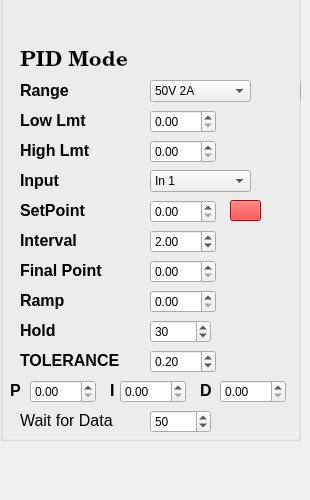
    <widget class="QWidget" name="tab_2">
     <attribute name="title">
      <string>OUTPUT 2</string>
     </attribute>
     <widget class="QGroupBox" name="groupBox_2">
      <property name="geometry">
       <rect>
        <x>0</x>
        <y>-50</y>
        <width>301</width>
        <height>491</height>
       </rect>
      </property>
      <property name="title">
       <string/>
      </property>
      <widget class="QLabel" name="label_21">
       <property name="geometry">
        <rect>
         <x>20</x>
         <y>130</y>
         <width>59</width>
         <height>21</height>
        </rect>
       </property>
       <property name="text">
        <string>&lt;html&gt;&lt;head/&gt;&lt;body&gt;&lt;p&gt;&lt;span style=&quot; font-size:12pt; font-weight:600;&quot;&gt;Range&lt;/span&gt;&lt;/p&gt;&lt;/body&gt;&lt;/html&gt;</string>
       </property>
      </widget>
      <widget class="QComboBox" name="comboBox_5">
       <property name="geometry">
        <rect>
         <x>150</x>
         <y>130</y>
         <width>101</width>
         <height>22</height>
        </rect>
       </property>
       <item>
        <property name="text">
         <string>50V 2A</string>
        </property>
       </item>
       <item>
        <property name="text">
         <string>50V .6A</string>
        </property>
       </item>
       <item>
        <property name="text">
         <string>50V .2A</string>
        </property>
       </item>
       <item>
        <property name="text">
         <string>20V 2A</string>
        </property>
       </item>
       <item>
        <property name="text">
         <string>20V .6A</string>
        </property>
       </item>
       <item>
        <property name="text">
         <string>20V .2A</string>
        </property>
       </item>
      </widget>
      <widget class="QDoubleSpinBox" name="doubleSpinBox_14">
       <property name="geometry">
        <rect>
         <x>150</x>
         <y>160</y>
         <width>66</width>
         <height>23</height>
        </rect>
       </property>
       <property name="maximum">
        <double>1000.000000000000000</double>
       </property>
      </widget>
      <widget class="QLabel" name="label_22">
       <property name="geometry">
        <rect>
         <x>20</x>
         <y>160</y>
         <width>81</width>
         <height>21</height>
        </rect>
       </property>
       <property name="text">
        <string>&lt;html&gt;&lt;head/&gt;&lt;body&gt;&lt;p&gt;&lt;span style=&quot; font-size:12pt; font-weight:600;&quot;&gt;Low Lmt&lt;/span&gt;&lt;/p&gt;&lt;/body&gt;&lt;/html&gt;</string>
       </property>
      </widget>
      <widget class="QLabel" name="label_23">
       <property name="geometry">
        <rect>
         <x>20</x>
         <y>190</y>
         <width>81</width>
         <height>21</height>
        </rect>
       </property>
       <property name="text">
        <string>&lt;html&gt;&lt;head/&gt;&lt;body&gt;&lt;p&gt;&lt;span style=&quot; font-size:12pt; font-weight:600;&quot;&gt;High Lmt&lt;/span&gt;&lt;/p&gt;&lt;/body&gt;&lt;/html&gt;</string>
       </property>
      </widget>
      <widget class="QDoubleSpinBox" name="doubleSpinBox_15">
       <property name="geometry">
        <rect>
         <x>150</x>
         <y>190</y>
         <width>66</width>
         <height>23</height>
        </rect>
       </property>
       <property name="maximum">
        <double>1000.000000000000000</double>
       </property>
      </widget>
      <widget class="QComboBox" name="comboBox_6">
       <property name="geometry">
        <rect>
         <x>150</x>
         <y>220</y>
         <width>101</width>
         <height>22</height>
        </rect>
       </property>
       <item>
        <property name="text">
         <string>In 1</string>
        </property>
       </item>
       <item>
        <property name="text">
         <string>In 2</string>
        </property>
       </item>
       <item>
        <property name="text">
         <string>In 3</string>
        </property>
       </item>
       <item>
        <property name="text">
         <string>In 4</string>
        </property>
       </item>
       <item>
        <property name="text">
         <string>Select</string>
        </property>
       </item>
      </widget>
      <widget class="QLabel" name="label_24">
       <property name="geometry">
        <rect>
         <x>20</x>
         <y>220</y>
         <width>59</width>
         <height>21</height>
        </rect>
       </property>
       <property name="text">
        <string>&lt;html&gt;&lt;head/&gt;&lt;body&gt;&lt;p&gt;&lt;span style=&quot; font-size:12pt; font-weight:600;&quot;&gt;Input&lt;/span&gt;&lt;/p&gt;&lt;/body&gt;&lt;/html&gt;</string>
       </property>
      </widget>
      <widget class="QLabel" name="label_25">
       <property name="geometry">
        <rect>
         <x>20</x>
         <y>250</y>
         <width>81</width>
         <height>21</height>
        </rect>
       </property>
       <property name="text">
        <string>&lt;html&gt;&lt;head/&gt;&lt;body&gt;&lt;p&gt;&lt;span style=&quot; font-size:12pt; font-weight:600;&quot;&gt;SetPoint&lt;/span&gt;&lt;/p&gt;&lt;/body&gt;&lt;/html&gt;</string>
       </property>
      </widget>
      <widget class="QDoubleSpinBox" name="doubleSpinBox_16">
       <property name="geometry">
        <rect>
         <x>300</x>
         <y>130</y>
         <width>66</width>
         <height>23</height>
        </rect>
       </property>
      </widget>
      <widget class="QDoubleSpinBox" name="doubleSpinBox_17">
       <property name="geometry">
        <rect>
         <x>150</x>
         <y>250</y>
         <width>66</width>
         <height>23</height>
        </rect>
       </property>
       <property name="maximum">
        <double>1000.000000000000000</double>
       </property>
      </widget>
      <widget class="QDoubleSpinBox" name="doubleSpinBox_18">
       <property name="geometry">
        <rect>
         <x>150</x>
         <y>280</y>
         <width>66</width>
         <height>23</height>
        </rect>
       </property>
       <property name="maximum">
        <double>1000.000000000000000</double>
       </property>
       <property name="value">
        <double>2.000000000000000</double>
       </property>
      </widget>
      <widget class="QLabel" name="label_26">
       <property name="geometry">
        <rect>
         <x>20</x>
         <y>280</y>
         <width>81</width>
         <height>21</height>
        </rect>
       </property>
       <property name="text">
        <string>&lt;html&gt;&lt;head/&gt;&lt;body&gt;&lt;p&gt;&lt;span style=&quot; font-size:12pt; font-weight:600;&quot;&gt;Interval&lt;/span&gt;&lt;/p&gt;&lt;/body&gt;&lt;/html&gt;</string>
       </property>
      </widget>
      <widget class="QLabel" name="label_27">
       <property name="geometry">
        <rect>
         <x>20</x>
         <y>310</y>
         <width>101</width>
         <height>21</height>
        </rect>
       </property>
       <property name="text">
        <string>&lt;html&gt;&lt;head/&gt;&lt;body&gt;&lt;p&gt;&lt;span style=&quot; font-size:12pt; font-weight:600;&quot;&gt;Final Point&lt;/span&gt;&lt;/p&gt;&lt;/body&gt;&lt;/html&gt;</string>
       </property>
      </widget>
      <widget class="QDoubleSpinBox" name="doubleSpinBox_19">
       <property name="geometry">
        <rect>
         <x>150</x>
         <y>310</y>
         <width>66</width>
         <height>23</height>
        </rect>
       </property>
       <property name="maximum">
        <double>1000.000000000000000</double>
       </property>
      </widget>
      <widget class="QLabel" name="label_28">
       <property name="geometry">
        <rect>
         <x>20</x>
         <y>340</y>
         <width>101</width>
         <height>21</height>
        </rect>
       </property>
       <property name="text">
        <string>&lt;html&gt;&lt;head/&gt;&lt;body&gt;&lt;p&gt;&lt;span style=&quot; font-size:12pt; font-weight:600;&quot;&gt;Ramp&lt;/span&gt;&lt;/p&gt;&lt;/body&gt;&lt;/html&gt;</string>
       </property>
      </widget>
      <widget class="QDoubleSpinBox" name="doubleSpinBox_20">
       <property name="geometry">
        <rect>
         <x>150</x>
         <y>340</y>
         <width>66</width>
         <height>23</height>
        </rect>
       </property>
       <property name="maximum">
        <double>1000.000000000000000</double>
       </property>
      </widget>
      <widget class="QLabel" name="label_29">
       <property name="geometry">
        <rect>
         <x>20</x>
         <y>370</y>
         <width>101</width>
         <height>21</height>
        </rect>
       </property>
       <property name="text">
        <string>&lt;html&gt;&lt;head/&gt;&lt;body&gt;&lt;p&gt;&lt;span style=&quot; font-size:12pt; font-weight:600;&quot;&gt;Hold&lt;/span&gt;&lt;/p&gt;&lt;/body&gt;&lt;/html&gt;</string>
       </property>
      </widget>
      <widget class="QDoubleSpinBox" name="doubleSpinBox_22">
       <property name="geometry">
        <rect>
         <x>30</x>
         <y>430</y>
         <width>66</width>
         <height>23</height>
        </rect>
       </property>
       <property name="maximum">
        <double>1000.000000000000000</double>
       </property>
      </widget>
      <widget class="QDoubleSpinBox" name="doubleSpinBox_23">
       <property name="geometry">
        <rect>
         <x>120</x>
         <y>430</y>
         <width>66</width>
         <height>23</height>
        </rect>
       </property>
       <property name="maximum">
        <double>1000.000000000000000</double>
       </property>
      </widget>
      <widget class="QDoubleSpinBox" name="doubleSpinBox_24">
       <property name="geometry">
        <rect>
         <x>220</x>
         <y>430</y>
         <width>66</width>
         <height>23</height>
        </rect>
       </property>
       <property name="maximum">
        <double>1000.000000000000000</double>
       </property>
      </widget>
      <widget class="QLabel" name="label_30">
       <property name="geometry">
        <rect>
         <x>10</x>
         <y>430</y>
         <width>16</width>
         <height>21</height>
        </rect>
       </property>
       <property name="text">
        <string>&lt;html&gt;&lt;head/&gt;&lt;body&gt;&lt;p&gt;&lt;span style=&quot; font-size:12pt; font-weight:600;&quot;&gt;P&lt;/span&gt;&lt;/p&gt;&lt;/body&gt;&lt;/html&gt;</string>
       </property>
      </widget>
      <widget class="QLabel" name="label_31">
       <property name="geometry">
        <rect>
         <x>110</x>
         <y>430</y>
         <width>16</width>
         <height>21</height>
        </rect>
       </property>
       <property name="text">
        <string>&lt;html&gt;&lt;head/&gt;&lt;body&gt;&lt;p&gt;&lt;span style=&quot; font-size:12pt; font-weight:600;&quot;&gt;I&lt;/span&gt;&lt;/p&gt;&lt;/body&gt;&lt;/html&gt;</string>
       </property>
      </widget>
      <widget class="QLabel" name="label_32">
       <property name="geometry">
        <rect>
         <x>200</x>
         <y>430</y>
         <width>20</width>
         <height>21</height>
        </rect>
       </property>
       <property name="text">
        <string>&lt;html&gt;&lt;head/&gt;&lt;body&gt;&lt;p&gt;&lt;span style=&quot; font-size:12pt; font-weight:600;&quot;&gt;D&lt;/span&gt;&lt;/p&gt;&lt;/body&gt;&lt;/html&gt;</string>
       </property>
      </widget>
      <widget class="QLabel" name="label_52">
       <property name="geometry">
        <rect>
         <x>20</x>
         <y>100</y>
         <width>111</width>
         <height>21</height>
        </rect>
       </property>
       <property name="font">
        <font>
         <family>Century Schoolbook L</family>
         <pointsize>16</pointsize>
         <weight>75</weight>
         <bold>true</bold>
        </font>
       </property>
       <property name="text">
        <string>PID Mode</string>
       </property>
      </widget>
      <widget class="QPushButton" name="out2mode_4">
       <property name="geometry">
        <rect>
         <x>150</x>
         <y>100</y>
         <width>51</width>
         <height>21</height>
        </rect>
       </property>
       <property name="styleSheet">
        <string notr="true">border-top: 3px transparent;
            border-bottom: 3px transparent;
            border-right: 10px transparent;
            border-left: 10px transparent;</string>
       </property>
       <property name="text">
        <string/>
       </property>
       <property name="icon">
        <iconset resource="resource.qrc">
         <normaloff>:/on-off.jpg</normaloff>:/on-off.jpg</iconset>
       </property>
       <property name="iconSize">
        <size>
         <width>71</width>
         <height>21</height>
        </size>
       </property>
      </widget>
      <widget class="QGroupBox" name="groupBox_7">
       <property name="geometry">
        <rect>
         <x>400</x>
         <y>490</y>
         <width>301</width>
         <height>531</height>
        </rect>
       </property>
       <property name="title">
        <string>Output2</string>
       </property>
       <widget class="QLabel" name="label_39">
        <property name="geometry">
         <rect>
          <x>20</x>
          <y>40</y>
          <width>111</width>
          <height>21</height>
         </rect>
        </property>
        <property name="font">
         <font>
          <family>Century Schoolbook L</family>
          <pointsize>16</pointsize>
          <weight>75</weight>
          <bold>true</bold>
         </font>
        </property>
        <property name="text">
         <string>Selection</string>
        </property>
       </widget>
       <widget class="QPushButton" name="out2mode_3">
        <property name="geometry">
         <rect>
          <x>150</x>
          <y>30</y>
          <width>61</width>
          <height>31</height>
         </rect>
        </property>
        <property name="styleSheet">
         <string notr="true">border-top: 3px transparent;
            border-bottom: 3px transparent;
            border-right: 10px transparent;
            border-left: 10px transparent;</string>
        </property>
        <property name="text">
         <string/>
        </property>
        <property name="icon">
         <iconset resource="resource.qrc">
          <normaloff>:/on-off.jpg</normaloff>:/on-off.jpg</iconset>
        </property>
        <property name="iconSize">
         <size>
          <width>81</width>
          <height>31</height>
         </size>
        </property>
       </widget>
       <widget class="QLabel" name="label_40">
        <property name="geometry">
         <rect>
          <x>20</x>
          <y>140</y>
          <width>59</width>
          <height>21</height>
         </rect>
        </property>
        <property name="text">
         <string>&lt;html&gt;&lt;head/&gt;&lt;body&gt;&lt;p&gt;&lt;span style=&quot; font-size:12pt; font-weight:600;&quot;&gt;Range&lt;/span&gt;&lt;/p&gt;&lt;/body&gt;&lt;/html&gt;</string>
        </property>
       </widget>
       <widget class="QComboBox" name="comboBox_9">
        <property name="geometry">
         <rect>
          <x>150</x>
          <y>140</y>
          <width>101</width>
          <height>22</height>
         </rect>
        </property>
        <item>
         <property name="text">
          <string>50V 2A</string>
         </property>
        </item>
        <item>
         <property name="text">
          <string>50V .6A</string>
         </property>
        </item>
        <item>
         <property name="text">
          <string>50V .2A</string>
         </property>
        </item>
        <item>
         <property name="text">
          <string>20V 2A</string>
         </property>
        </item>
        <item>
         <property name="text">
          <string>20V .6A</string>
         </property>
        </item>
        <item>
         <property name="text">
          <string>20V .2A</string>
         </property>
        </item>
       </widget>
       <widget class="QDoubleSpinBox" name="doubleSpinBox_26">
        <property name="geometry">
         <rect>
          <x>150</x>
          <y>170</y>
          <width>66</width>
          <height>23</height>
         </rect>
        </property>
        <property name="maximum">
         <double>1000.000000000000000</double>
        </property>
       </widget>
       <widget class="QLabel" name="label_41">
        <property name="geometry">
         <rect>
          <x>20</x>
          <y>170</y>
          <width>81</width>
          <height>21</height>
         </rect>
        </property>
        <property name="text">
         <string>&lt;html&gt;&lt;head/&gt;&lt;body&gt;&lt;p&gt;&lt;span style=&quot; font-size:12pt; font-weight:600;&quot;&gt;Low Lmt&lt;/span&gt;&lt;/p&gt;&lt;/body&gt;&lt;/html&gt;</string>
        </property>
       </widget>
       <widget class="QLabel" name="label_42">
        <property name="geometry">
         <rect>
          <x>20</x>
          <y>200</y>
          <width>81</width>
          <height>21</height>
         </rect>
        </property>
        <property name="text">
         <string>&lt;html&gt;&lt;head/&gt;&lt;body&gt;&lt;p&gt;&lt;span style=&quot; font-size:12pt; font-weight:600;&quot;&gt;High Lmt&lt;/span&gt;&lt;/p&gt;&lt;/body&gt;&lt;/html&gt;</string>
        </property>
       </widget>
       <widget class="QDoubleSpinBox" name="doubleSpinBox_27">
        <property name="geometry">
         <rect>
          <x>150</x>
          <y>200</y>
          <width>66</width>
          <height>23</height>
         </rect>
        </property>
        <property name="maximum">
         <double>1000.000000000000000</double>
        </property>
       </widget>
       <widget class="QComboBox" name="comboBox_10">
        <property name="geometry">
         <rect>
          <x>150</x>
          <y>230</y>
          <width>101</width>
          <height>22</height>
         </rect>
        </property>
        <item>
         <property name="text">
          <string>In 1</string>
         </property>
        </item>
        <item>
         <property name="text">
          <string>In 2</string>
         </property>
        </item>
        <item>
         <property name="text">
          <string>In 3</string>
         </property>
        </item>
        <item>
         <property name="text">
          <string>In 4</string>
         </property>
        </item>
        <item>
         <property name="text">
          <string>Select</string>
         </property>
        </item>
       </widget>
       <widget class="QLabel" name="label_43">
        <property name="geometry">
         <rect>
          <x>20</x>
          <y>230</y>
          <width>59</width>
          <height>21</height>
         </rect>
        </property>
        <property name="text">
         <string>&lt;html&gt;&lt;head/&gt;&lt;body&gt;&lt;p&gt;&lt;span style=&quot; font-size:12pt; font-weight:600;&quot;&gt;Input&lt;/span&gt;&lt;/p&gt;&lt;/body&gt;&lt;/html&gt;</string>
        </property>
       </widget>
       <widget class="QLabel" name="label_44">
        <property name="geometry">
         <rect>
          <x>20</x>
          <y>260</y>
          <width>81</width>
          <height>21</height>
         </rect>
        </property>
        <property name="text">
         <string>&lt;html&gt;&lt;head/&gt;&lt;body&gt;&lt;p&gt;&lt;span style=&quot; font-size:12pt; font-weight:600;&quot;&gt;SetPoint&lt;/span&gt;&lt;/p&gt;&lt;/body&gt;&lt;/html&gt;</string>
        </property>
       </widget>
       <widget class="QDoubleSpinBox" name="doubleSpinBox_28">
        <property name="geometry">
         <rect>
          <x>300</x>
          <y>130</y>
          <width>66</width>
          <height>23</height>
         </rect>
        </property>
       </widget>
       <widget class="QDoubleSpinBox" name="doubleSpinBox_29">
        <property name="geometry">
         <rect>
          <x>150</x>
          <y>260</y>
          <width>66</width>
          <height>23</height>
         </rect>
        </property>
        <property name="maximum">
         <double>1000.000000000000000</double>
        </property>
       </widget>
       <widget class="QDoubleSpinBox" name="doubleSpinBox_30">
        <property name="geometry">
         <rect>
          <x>150</x>
          <y>290</y>
          <width>66</width>
          <height>23</height>
         </rect>
        </property>
        <property name="maximum">
         <double>1000.000000000000000</double>
        </property>
       </widget>
       <widget class="QLabel" name="label_48">
        <property name="geometry">
         <rect>
          <x>20</x>
          <y>290</y>
          <width>81</width>
          <height>21</height>
         </rect>
        </property>
        <property name="text">
         <string>&lt;html&gt;&lt;head/&gt;&lt;body&gt;&lt;p&gt;&lt;span style=&quot; font-size:12pt; font-weight:600;&quot;&gt;Interval&lt;/span&gt;&lt;/p&gt;&lt;/body&gt;&lt;/html&gt;</string>
        </property>
       </widget>
       <widget class="QLabel" name="label_49">
        <property name="geometry">
         <rect>
          <x>20</x>
          <y>320</y>
          <width>101</width>
          <height>21</height>
         </rect>
        </property>
        <property name="text">
         <string>&lt;html&gt;&lt;head/&gt;&lt;body&gt;&lt;p&gt;&lt;span style=&quot; font-size:12pt; font-weight:600;&quot;&gt;Final Point&lt;/span&gt;&lt;/p&gt;&lt;/body&gt;&lt;/html&gt;</string>
        </property>
       </widget>
       <widget class="QDoubleSpinBox" name="doubleSpinBox_31">
        <property name="geometry">
         <rect>
          <x>150</x>
          <y>320</y>
          <width>66</width>
          <height>23</height>
         </rect>
        </property>
        <property name="maximum">
         <double>1000.000000000000000</double>
        </property>
       </widget>
       <widget class="QLabel" name="label_50">
        <property name="geometry">
         <rect>
          <x>20</x>
          <y>350</y>
          <width>101</width>
          <height>21</height>
         </rect>
        </property>
        <property name="text">
         <string>&lt;html&gt;&lt;head/&gt;&lt;body&gt;&lt;p&gt;&lt;span style=&quot; font-size:12pt; font-weight:600;&quot;&gt;Ramp&lt;/span&gt;&lt;/p&gt;&lt;/body&gt;&lt;/html&gt;</string>
        </property>
       </widget>
       <widget class="QDoubleSpinBox" name="doubleSpinBox_32">
        <property name="geometry">
         <rect>
          <x>150</x>
          <y>350</y>
          <width>66</width>
          <height>23</height>
         </rect>
        </property>
        <property name="maximum">
         <double>1000.000000000000000</double>
        </property>
       </widget>
       <widget class="QLabel" name="label_51">
        <property name="geometry">
         <rect>
          <x>20</x>
          <y>380</y>
          <width>101</width>
          <height>21</height>
         </rect>
        </property>
        <property name="text">
         <string>&lt;html&gt;&lt;head/&gt;&lt;body&gt;&lt;p&gt;&lt;span style=&quot; font-size:12pt; font-weight:600;&quot;&gt;Hold&lt;/span&gt;&lt;/p&gt;&lt;/body&gt;&lt;/html&gt;</string>
        </property>
       </widget>
       <widget class="QDoubleSpinBox" name="doubleSpinBox_33">
        <property name="geometry">
         <rect>
          <x>150</x>
          <y>380</y>
          <width>66</width>
          <height>23</height>
         </rect>
        </property>
        <property name="maximum">
         <double>1000.000000000000000</double>
        </property>
       </widget>
       <widget class="QDoubleSpinBox" name="doubleSpinBox_34">
        <property name="geometry">
         <rect>
          <x>30</x>
          <y>420</y>
          <width>66</width>
          <height>23</height>
         </rect>
        </property>
        <property name="maximum">
         <double>1000.000000000000000</double>
        </property>
       </widget>
       <widget class="QDoubleSpinBox" name="doubleSpinBox_35">
        <property name="geometry">
         <rect>
          <x>120</x>
          <y>420</y>
          <width>66</width>
          <height>23</height>
         </rect>
        </property>
        <property name="maximum">
         <double>1000.000000000000000</double>
        </property>
       </widget>
       <widget class="QDoubleSpinBox" name="doubleSpinBox_36">
        <property name="geometry">
         <rect>
          <x>220</x>
          <y>420</y>
          <width>66</width>
          <height>23</height>
         </rect>
        </property>
        <property name="maximum">
         <double>1000.000000000000000</double>
        </property>
       </widget>
       <widget class="QLabel" name="label_60">
        <property name="geometry">
         <rect>
          <x>10</x>
          <y>420</y>
          <width>16</width>
          <height>21</height>
         </rect>
        </property>
        <property name="text">
         <string>&lt;html&gt;&lt;head/&gt;&lt;body&gt;&lt;p&gt;&lt;span style=&quot; font-size:12pt; font-weight:600;&quot;&gt;P&lt;/span&gt;&lt;/p&gt;&lt;/body&gt;&lt;/html&gt;</string>
        </property>
       </widget>
       <widget class="QLabel" name="label_61">
        <property name="geometry">
         <rect>
          <x>110</x>
          <y>420</y>
          <width>16</width>
          <height>21</height>
         </rect>
        </property>
        <property name="text">
         <string>&lt;html&gt;&lt;head/&gt;&lt;body&gt;&lt;p&gt;&lt;span style=&quot; font-size:12pt; font-weight:600;&quot;&gt;I&lt;/span&gt;&lt;/p&gt;&lt;/body&gt;&lt;/html&gt;</string>
        </property>
       </widget>
       <widget class="QLabel" name="label_62">
        <property name="geometry">
         <rect>
          <x>200</x>
          <y>420</y>
          <width>20</width>
          <height>21</height>
         </rect>
        </property>
        <property name="text">
         <string>&lt;html&gt;&lt;head/&gt;&lt;body&gt;&lt;p&gt;&lt;span style=&quot; font-size:12pt; font-weight:600;&quot;&gt;D&lt;/span&gt;&lt;/p&gt;&lt;/body&gt;&lt;/html&gt;</string>
        </property>
       </widget>
       <widget class="QLabel" name="label_63">
        <property name="geometry">
         <rect>
          <x>20</x>
          <y>90</y>
          <width>111</width>
          <height>21</height>
         </rect>
        </property>
        <property name="font">
         <font>
          <family>Century Schoolbook L</family>
          <pointsize>16</pointsize>
          <weight>75</weight>
          <bold>true</bold>
         </font>
        </property>
        <property name="text">
         <string>PID Mode</string>
        </property>
       </widget>
       <widget class="QPushButton" name="out2mode_7">
        <property name="geometry">
         <rect>
          <x>150</x>
          <y>80</y>
          <width>61</width>
          <height>31</height>
         </rect>
        </property>
        <property name="styleSheet">
         <string notr="true">border-top: 3px transparent;
            border-bottom: 3px transparent;
            border-right: 10px transparent;
            border-left: 10px transparent;</string>
        </property>
        <property name="text">
         <string/>
        </property>
        <property name="icon">
         <iconset resource="resource.qrc">
          <normaloff>:/on-off.jpg</normaloff>:/on-off.jpg</iconset>
        </property>
        <property name="iconSize">
         <size>
          <width>81</width>
          <height>31</height>
         </size>
        </property>
       </widget>
      </widget>
      <widget class="QPushButton" name="pushButton_4">
       <property name="geometry">
        <rect>
         <x>240</x>
         <y>840</y>
         <width>41</width>
         <height>41</height>
        </rect>
       </property>
       <property name="sizePolicy">
        <sizepolicy hsizetype="Minimum" vsizetype="Fixed">
         <horstretch>8</horstretch>
         <verstretch>0</verstretch>
        </sizepolicy>
       </property>
       <property name="styleSheet">
        <string notr="true">background-color:red;</string>
       </property>
       <property name="text">
        <string/>
       </property>
      </widget>
      <widget class="QLabel" name="label_64">
       <property name="geometry">
        <rect>
         <x>90</x>
         <y>810</y>
         <width>111</width>
         <height>21</height>
        </rect>
       </property>
       <property name="text">
        <string>&lt;html&gt;&lt;head/&gt;&lt;body&gt;&lt;p&gt;&lt;span style=&quot; font-size:12pt; font-weight:600;&quot;&gt;TOLERANCE&lt;/span&gt;&lt;/p&gt;&lt;/body&gt;&lt;/html&gt;</string>
       </property>
      </widget>
      <widget class="QLabel" name="label_65">
       <property name="geometry">
        <rect>
         <x>90</x>
         <y>850</y>
         <width>111</width>
         <height>21</height>
        </rect>
       </property>
       <property name="text">
        <string>&lt;html&gt;&lt;head/&gt;&lt;body&gt;&lt;p&gt;&lt;span style=&quot; font-size:12pt; font-weight:600;&quot;&gt;Stable&lt;/span&gt;&lt;/p&gt;&lt;/body&gt;&lt;/html&gt;</string>
       </property>
      </widget>
      <widget class="QDoubleSpinBox" name="doubleSpinBox_37">
       <property name="geometry">
        <rect>
         <x>220</x>
         <y>810</y>
         <width>66</width>
         <height>23</height>
        </rect>
       </property>
       <property name="maximum">
        <double>1000.000000000000000</double>
       </property>
      </widget>
      <widget class="QDoubleSpinBox" name="doubleSpinBox_38">
       <property name="geometry">
        <rect>
         <x>150</x>
         <y>400</y>
         <width>66</width>
         <height>23</height>
        </rect>
       </property>
       <property name="maximum">
        <double>1000.000000000000000</double>
       </property>
       <property name="value">
        <double>0.200000000000000</double>
       </property>
      </widget>
      <widget class="QLabel" name="label_66">
       <property name="geometry">
        <rect>
         <x>20</x>
         <y>400</y>
         <width>111</width>
         <height>21</height>
        </rect>
       </property>
       <property name="text">
        <string>&lt;html&gt;&lt;head/&gt;&lt;body&gt;&lt;p&gt;&lt;span style=&quot; font-size:12pt; font-weight:600;&quot;&gt;TOLERANCE&lt;/span&gt;&lt;/p&gt;&lt;/body&gt;&lt;/html&gt;</string>
       </property>
      </widget>
      <widget class="QPushButton" name="pushButton_5">
       <property name="geometry">
        <rect>
         <x>230</x>
         <y>250</y>
         <width>31</width>
         <height>21</height>
        </rect>
       </property>
       <property name="sizePolicy">
        <sizepolicy hsizetype="Minimum" vsizetype="Fixed">
         <horstretch>8</horstretch>
         <verstretch>0</verstretch>
        </sizepolicy>
       </property>
       <property name="styleSheet">
        <string notr="true">background-color:red;</string>
       </property>
       <property name="text">
        <string/>
       </property>
      </widget>
      <widget class="QPushButton" name="out2mode">
       <property name="geometry">
        <rect>
         <x>20</x>
         <y>60</y>
         <width>61</width>
         <height>31</height>
        </rect>
       </property>
       <property name="styleSheet">
        <string notr="true">border-top: 3px transparent;
            border-bottom: 3px transparent;
            border-right: 10px transparent;
            border-left: 10px transparent;</string>
       </property>
       <property name="text">
        <string/>
       </property>
       <property name="icon">
        <iconset resource="resource.qrc">
         <normaloff>:/on-off.jpg</normaloff>:/on-off.jpg</iconset>
       </property>
       <property name="iconSize">
        <size>
         <width>81</width>
         <height>31</height>
        </size>
       </property>
      </widget>
      <widget class="QSpinBox" name="spinBox_2">
       <property name="geometry">
        <rect>
         <x>150</x>
         <y>370</y>
         <width>61</width>
         <height>23</height>
        </rect>
       </property>
       <property name="correctionMode">
        <enum>QAbstractSpinBox::CorrectToNearestValue</enum>
       </property>
       <property name="value">
        <number>30</number>
       </property>
      </widget>
      <widget class="QLabel" name="label_67">
       <property name="geometry">
        <rect>
         <x>20</x>
         <y>460</y>
         <width>111</width>
         <height>21</height>
        </rect>
       </property>
       <property name="font">
        <font>
         <pointsize>12</pointsize>
        </font>
       </property>
       <property name="text">
        <string>&lt;html&gt;&lt;head/&gt;&lt;body&gt;&lt;p&gt;Wait for Data&lt;/p&gt;&lt;/body&gt;&lt;/html&gt;</string>
       </property>
      </widget>
      <widget class="QSpinBox" name="spinBox_4">
       <property name="geometry">
        <rect>
         <x>150</x>
         <y>460</y>
         <width>61</width>
         <height>23</height>
        </rect>
       </property>
       <property name="value">
        <number>50</number>
       </property>
      </widget>
     </widget>
    </widget>
